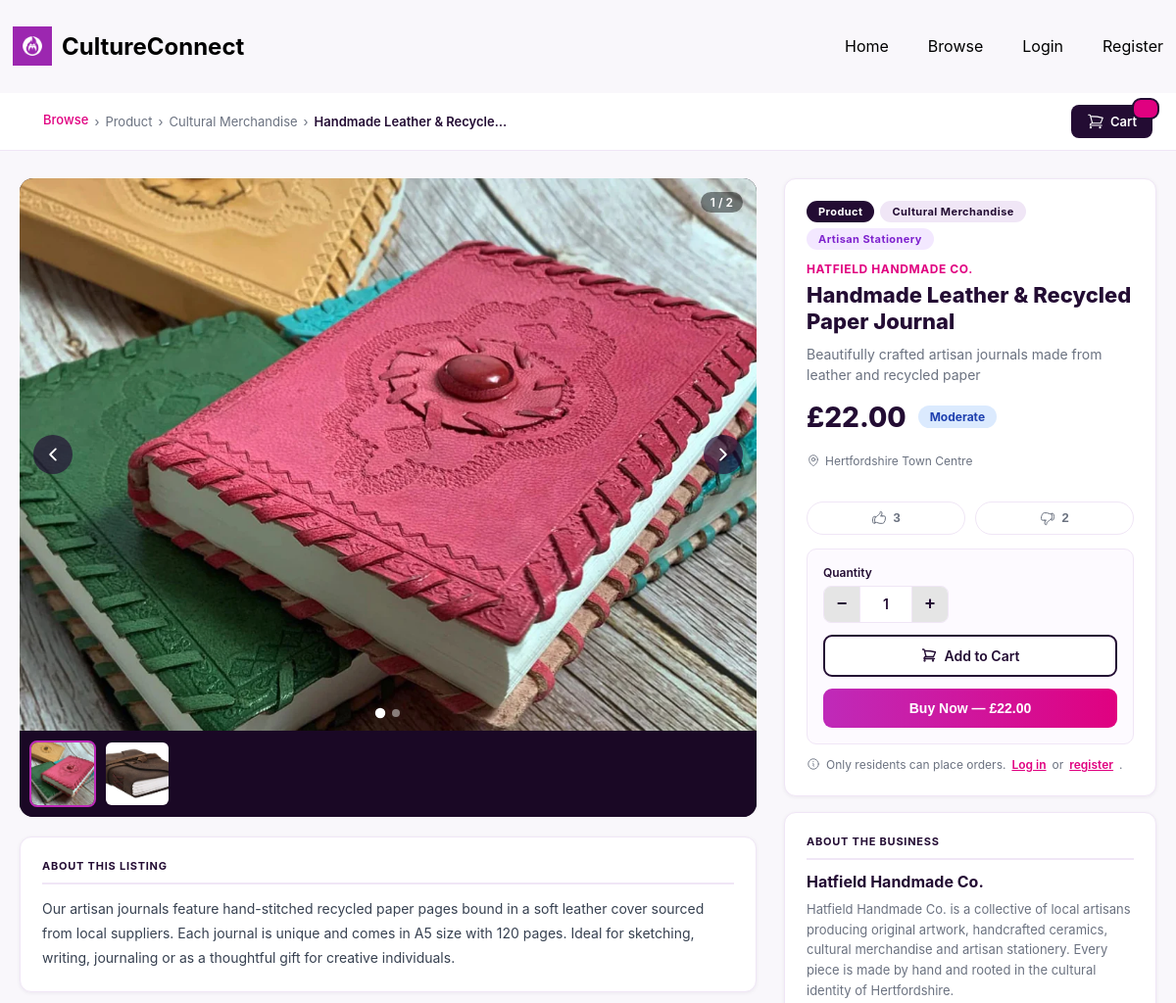
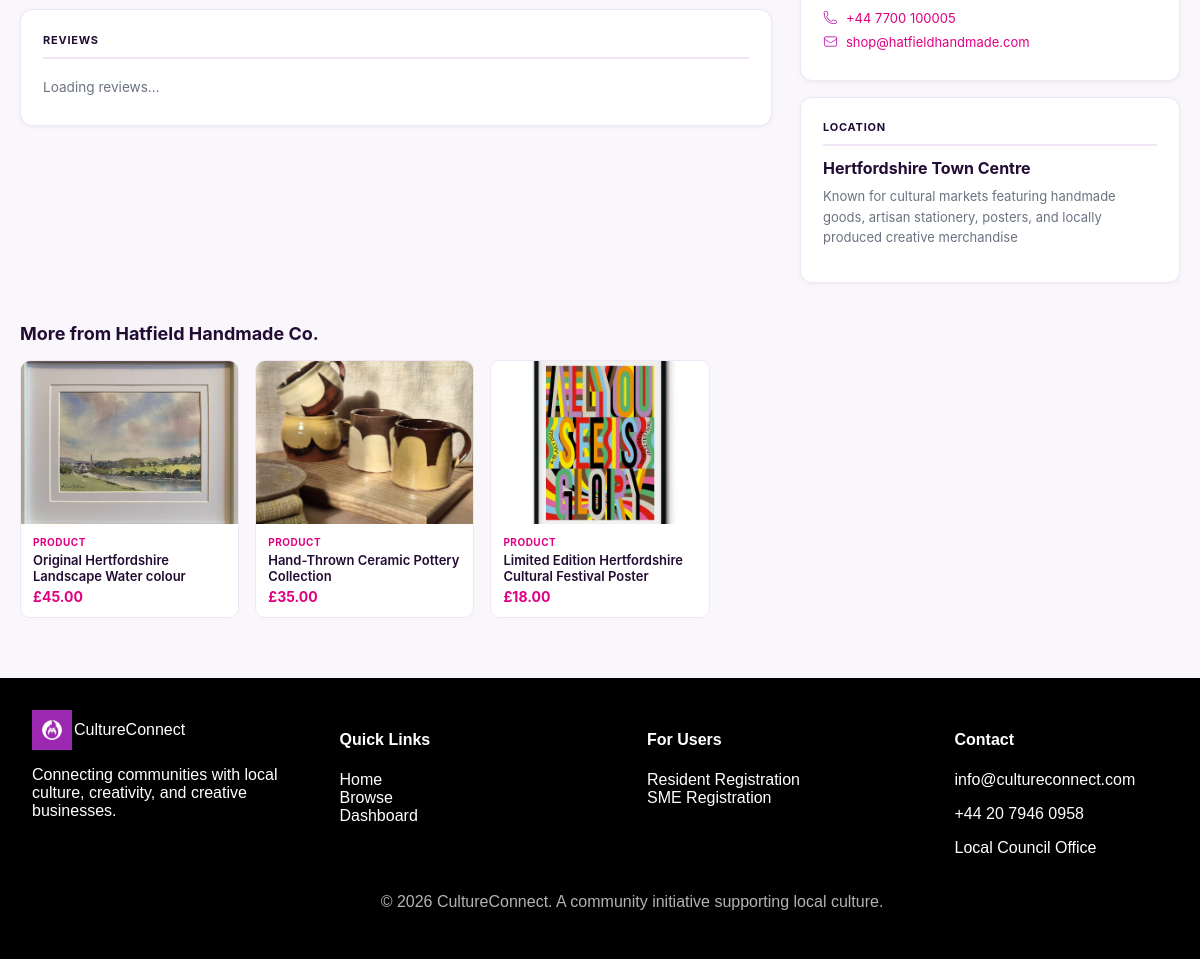
/frontend/pages/listing-detail.php?listing_id=22, run on the app's committed database (2 pictures, top to bottom).
### tables this page shows
CREATE TABLE `listings` (
  `listing_id` int(11) NOT NULL,
  `sme_id` int(11) NOT NULL,
  `title` varchar(150) NOT NULL,
  `caption` varchar(255) NOT NULL,
  `description` text NOT NULL,
  `price` decimal(10,2) NOT NULL,
  `status` enum('active','inactive','pending') DEFAULT 'pending',
  `created_at` timestamp NOT NULL DEFAULT current_timestamp(),
  `updated_at` timestamp NOT NULL DEFAULT current_timestamp() ON UPDATE current_timestamp(),
  `item_id` int(11) NOT NULL,
  `approved_by` int(11) DEFAULT NULL
);

CREATE TABLE `product_service_categories` (
  `category_id` int(11) NOT NULL,
  `category_name` varchar(50) NOT NULL
);

CREATE TABLE `product_service_subcategories` (
  `subcategory_id` int(11) NOT NULL,
  `category_id` int(11) NOT NULL,
  `subcategory_name` varchar(100) NOT NULL
);

CREATE TABLE `product_service` (
  `item_id` int(11) NOT NULL,
  `subcategory_id` int(11) NOT NULL,
  `item_name` varchar(150) NOT NULL,
  `description` text NOT NULL
);

CREATE TABLE `sme_profiles` (
  `sme_id` int(11) NOT NULL,
  `business_name` varchar(150) NOT NULL,
  `approval_status` enum('pending','approved','rejected') NOT NULL,
  `created_at` timestamp NOT NULL DEFAULT current_timestamp(),
  `area_id` int(11) NOT NULL,
  `description` text NOT NULL,
  `phone` varchar(20) NOT NULL,
  `user_id` int(11) NOT NULL,
  `subcategory_id` int(11) NOT NULL
);

CREATE TABLE `areas` (
  `area_id` int(11) NOT NULL,
  `area_name` varchar(100) NOT NULL,
  `description` text NOT NULL,
  `postcode` varchar(20) NOT NULL
);

CREATE TABLE `users` (
  `user_id` int(11) NOT NULL,
  `password_hash` varchar(255) NOT NULL,
  `last_login` timestamp NOT NULL DEFAULT current_timestamp(),
  `account_status` enum('pending','approved','rejected') NOT NULL DEFAULT 'pending',
  `role` varchar(50) NOT NULL,
  `email_address` varchar(100) NOT NULL
);

CREATE TABLE `listing_images` (
  `image_id` int(11) NOT NULL,
  `listing_id` int(11) NOT NULL,
  `image_url` varchar(255) NOT NULL,
  `is_primary` tinyint(1) NOT NULL DEFAULT 0,
  `created_at` timestamp NOT NULL DEFAULT current_timestamp()
);

### frontend/pages/listing-detail.php (the view, shortened to what this page needs)
<?php
require_once '../db_connection.php';
$listing_id = intval($_GET['listing_id'] ?? 0);
$stmt = $conn->prepare("
    SELECT l.listing_id, l.title, l.caption, l.description, l.price, l.status, l.created_at,
           ps.item_name, pss.subcategory_name, pc.category_name,
           sp.business_name, sp.description AS business_description, sp.phone AS business_phone,
           u.email_address AS business_email,
           a.area_name, a.description AS area_description
    FROM listings l
    JOIN product_service ps ON l.item_id  = ps.item_id
    JOIN product_service_subcategories pss ON ps.subcategory_id = pss.subcategory_id
    JOIN product_service_categories pc ON pss.category_id  = pc.category_id
    JOIN sme_profiles sp  ON l.sme_id  = sp.sme_id
    JOIN users u ON sp.user_id = u.user_id
    JOIN areas a  ON sp.area_id = a.area_id
    WHERE l.listing_id = ? AND l.status = 'active' LIMIT 1
");
$stmt->bind_param("i", $listing_id);
$stmt->execute();
$listing = $stmt->get_result()->fetch_assoc();
$img_stmt = $conn->prepare("SELECT image_url FROM listing_images WHERE listing_id = ? ORDER BY is_primary DESC, image_id ASC");
$img_stmt->bind_param("i", $listing_id);
$img_stmt->execute();
$img_result = $img_stmt->get_result();
$images     = [];
while ($img = $img_result->fetch_assoc()) $images[] = $img['image_url'];
$vc_stmt = $conn->prepare("SELECT COALESCE(SUM(vote_type='like'),0) AS likes, COALESCE(SUM(vote_type='dislike'),0) AS dislikes FROM listing_votes WHERE listing_id = ?");
$vc_stmt->bind_param("i", $listing_id);
$vc_stmt->execute();
$vc_result   = $vc_stmt->get_result();
$vote_counts = $vc_result->fetch_assoc();
$user_vote = null;
$rel_stmt = $conn->prepare("
    SELECT l.listing_id, l.title, l.price, pc.category_name, li.image_url AS primary_image
    FROM listings l
    JOIN sme_profiles sp   ON l.sme_id  = sp.sme_id
    JOIN product_service ps    ON l.item_id  = ps.item_id
    JOIN product_service_subcategories pss ON ps.subcategory_id = pss.subcategory_id
    JOIN product_service_categories pc  ON pss.category_id   = pc.category_id
    LEFT JOIN listing_images li    ON l.listing_id      = li.listing_id AND li.is_primary = 1
    WHERE sp.business_name = ? AND l.listing_id != ? AND l.status = 'active'
    LIMIT 3
");
$rel_stmt->bind_param("si", $listing['business_name'], $listing_id);
$rel_stmt->execute();
$rel_result = $rel_stmt->get_result();
$related    = [];
while ($row = $rel_result->fetch_assoc()) $related[] = $row;
function ld_safe(string $val): string { return htmlspecialchars($val, ENT_QUOTES, 'UTF-8'); }
$cart_count  = isset($_SESSION['cart']) ? array_sum(array_column($_SESSION['cart'], 'quantity')) : 0;
$is_resident  = isset($_SESSION['user_role']) && $_SESSION['user_role'] === 'Resident';
$price        = floatval($listing['price']);
$price_tier   = $price <= 20 ? 'Affordable' : ($price <= 50 ? 'Moderate' : 'Premium');
$cat_type     = $listing['category_name'] === 'Product' ? 'Product' : 'Service';
$btn_label    = $cat_type === 'Product' ? 'Buy Now' : 'Book Now';
?>
<!DOCTYPE html>
<html lang="en">
<head>
    <link rel="stylesheet" href="../css/styles.css">
</head>
<body class="ld-page-wrap">
<?php include '../components/header.php'; ?>
<div class="ld-subnav">
    <div class="ld-subnav-inner">
        <nav class="ld-breadcrumb">
            <a href="../pages/browse.php">Browse</a>
            <span> › </span><span><?= ld_safe($listing['category_name']) ?></span>
            <span> › </span><span><?= ld_safe($listing['subcategory_name']) ?></span>
            <span> ›</span><span class="ld-breadcrumb-current"><?= ld_safe($listing['title']) ?></span>
        </nav>
        <a href="../pages/cart.php" class="ld-cart-btn">
            Cart <span class="ld-cart-badge" id="ld-cart-badge"><?= $cart_count > 0 ? $cart_count : '' ?></span>
        </a>
    </div>
</div>
<div class="ld-container">
    <div class="ld-main-grid">
        <div class="ld-left">
            <div class="ld-carousel">
                <?php if (!empty($images)) : ?>
                <div class="ld-carousel-stage" id="ld-stage">
                    <img id="ld-main-img" src="../uploads/listings_images/<?= ld_safe($images[0]) ?>" alt="<?= ld_safe($listing['title']) ?>" class="ld-carousel-img">
                    <?php if (count($images) > 1) : ?>
                    <button class="ld-carousel-arrow ld-carousel-arrow--prev" onclick="ldPrev()">
                        <svg xmlns="http://www.w3.org/2000/svg" fill="none" viewBox="0 0 24 24" stroke-width="2.5" stroke="currentColor" width="18" height="18"><path stroke-linecap="round" stroke-linejoin="round" d="M15.75 19.5 8.25 12l7.5-7.5" /></svg>
                    </button>
                    <button class="ld-carousel-arrow ld-carousel-arrow--next" onclick="ldNext()">
                        <svg xmlns="http://www.w3.org/2000/svg" fill="none" viewBox="0 0 24 24" stroke-width="2.5" stroke="currentColor" width="18" height="18"><path stroke-linecap="round" stroke-linejoin="round" d="m8.25 4.5 7.5 7.5-7.5 7.5" /></svg>
                    </button>
                    <div class="ld-carousel-dots" id="ld-dots"></div>
                    <div class="ld-carousel-counter" id="ld-counter">1 / <?= count($images) ?></div>
                    <?php endif; ?>
                </div>
                <?php if (count($images) > 1) : ?>
                <div class="ld-thumbs">
                    <?php foreach ($images as $i => $img) : ?>
                    <div class="ld-thumb <?= $i === 0 ? 'ld-thumb--active' : '' ?>" id="ld-thumb-<?= $i ?>" onclick="ldGoTo(<?= $i ?>)">
                        <img src="../uploads/listings_images/<?= ld_safe($img) ?>" alt="Image <?= $i + 1 ?>">
                    </div>
                    <?php endforeach; ?>
                </div>
                <?php endif; ?>
                <?php endif; ?>
            </div>
            <div class="ld-info-card" style="margin-top:20px;">
                <p class="ld-section-title">About This Listing</p>
                <p class="ld-description"><?= ld_safe($listing['description']) ?></p>
            </div>
<div class="ld-reviews-section">
    <div class="ld-info-card">
        <p class="ld-section-title">
            Reviews
        </p>
        <div id="ld-reviews-list">
            <div class="ld-reviews-loading">Loading reviews…</div>
        </div>
        </div>
        </div>
        </div>
        <div class="ld-right">
            <div class="ld-info-card">
                <div class="ld-badges">
                    <span class="ld-badge ld-badge--category"><?= ld_safe($listing['category_name']) ?></span>
                    <span class="ld-badge ld-badge--sub"><?= ld_safe($listing['subcategory_name']) ?></span>
                    <span class="ld-badge ld-badge--item"><?= ld_safe($listing['item_name']) ?></span>
                </div>
                <p class="ld-business-label"><?= ld_safe($listing['business_name']) ?></p>
                <h1 class="ld-title"><?= ld_safe($listing['title']) ?></h1>
                <p class="ld-caption"><?= ld_safe($listing['caption']) ?></p>
                <div class="ld-price-row">
                    <span class="ld-price">£<?= number_format($price, 2) ?></span>
                    <span class="ld-price-tier ld-price-tier--<?= strtolower($price_tier) ?>"><?= $price_tier ?></span>
                </div>
                <p class="ld-area-tag">
                    <?= ld_safe($listing['area_name']) ?>
                </p>
                <div class="ld-vote-row">
                    <button class="ld-vote-btn ld-vote-btn--like <?= $user_vote === 'like' ? 'ld-vote-btn--active-like' : '' ?>"
                            id="ld-like-btn" onclick="ldVote('like')">
                        <span id="ld-likes-count"><?= intval($vote_counts['likes']) ?></span>
                    </button>
                    <button class="ld-vote-btn ld-vote-btn--dislike <?= $user_vote === 'dislike' ? 'ld-vote-btn--active-dislike' : '' ?>"
                            id="ld-dislike-btn" onclick="ldVote('dislike')">
                        <span id="ld-dislikes-count"><?= intval($vote_counts['dislikes']) ?></span>
                    </button>
                </div>
                <div class="ld-order-box">
                    <div class="ld-qty-wrap">
                        <label class="ld-qty-label" for="ld-qty">Quantity</label>
                        <div class="ld-qty-controls">
                            <button class="ld-qty-btn" onclick="ldChangeQty(-1)">−</button>
                            <input type="number" id="ld-qty" class="ld-qty-input" value="1" min="1" max="99">
                            <button class="ld-qty-btn" onclick="ldChangeQty(1)">+</button>
                        </div>
                    </div>
                    <button class="ld-add-cart-btn" id="ld-add-cart-btn" onclick="ldAddToCart()">
                        Add to Cart
                    </button>
                    <?php if ($is_resident) : ?>
                    <a href="../pages/cart.php" class="ld-checkout-btn">
                        <?= $btn_label ?> — £<span id="ld-total"><?= number_format($price, 2) ?></span>
                    </a>
                    <?php else : ?>
                    <button class="ld-checkout-btn" onclick="ldShowLoginModal('book')">
                        <?= $btn_label ?> — £<?= number_format($price, 2) ?>
                    </button>
                    <?php endif; ?>
                </div>
                <?php if ($is_resident) : ?>
                <p class="ld-payment-note">
                    <svg xmlns="http://www.w3.org/2000/svg" fill="none" viewBox="0 0 24 24" stroke-width="1.5" stroke="currentColor" width="14" height="14"><path stroke-linecap="round" stroke-linejoin="round" d="m11.25 11.25.041-.02a.75.75 0 0 1 1.063.852l-.708 2.836a.75.75 0 0 0 1.063.853l.041-.021M21 12a9 9 0 1 1-18 0 9 9 0 0 1 18 0Zm-9-3.75h.008v.008H12V8.25Z" /></svg>
                    Payment is confirmed on booking. The business will contact you shortly after your order is placed.
                </p>
                <?php else : ?>
                <p class="ld-payment-note">
                    Only residents can place orders.
                    <a href="../pages/login.php" style="color:#e00180;font-weight:600;">Log in</a> or
                    <a href="../pages/register.php" style="color:#e00180;font-weight:600;">register</a>.
                </p>
                <?php endif; ?>
            </div>
            <div class="ld-info-card">
                <p class="ld-section-title">About the Business</p>
                <p class="ld-business-name-lg"><?= ld_safe($listing['business_name']) ?></p>
                <?php if (!empty($listing['business_description'])) : ?>
                <p class="ld-business-desc"><?= ld_safe($listing['business_description']) ?></p>
                <?php endif; ?>
                <?php if (!empty($listing['business_phone'])) : ?>
                <div class="ld-contact-row">
                    <a href="tel:<?= ld_safe($listing['business_phone']) ?>"><?= ld_safe($listing['business_phone']) ?></a>
                </div>
                <?php endif; ?>
                <?php if (!empty($listing['business_email'])) : ?>
                <div class="ld-contact-row">
                    <a href="mailto:<?= ld_safe($listing['business_email']) ?>"><?= ld_safe($listing['business_email']) ?></a>
                </div>
                <?php endif; ?>
            </div>
            <div class="ld-info-card">
                <p class="ld-section-title">Location</p>
                <p class="ld-business-name-lg"><?= ld_safe($listing['area_name']) ?></p>
                <?php if (!empty($listing['area_description'])) : ?>
                <p class="ld-business-desc"><?= ld_safe($listing['area_description']) ?></p>
                <?php endif; ?>
            </div>
        </div>
    </div>
    <?php if (!empty($related)) : ?>
    <div class="ld-related-section">
        <h2 class="ld-related-title">More from <?= ld_safe($listing['business_name']) ?></h2>
        <div class="ld-related-grid">
            <?php foreach ($related as $r) : ?>
            <a href="listing-detail.php?listing_id=<?= intval($r['listing_id']) ?>" class="ld-related-card">
                <div class="ld-related-img-wrap">
                    <?php if (!empty($r['primary_image'])) : ?>
                    <img src="../uploads/listings_images/<?= ld_safe($r['primary_image']) ?>" alt="<?= ld_safe($r['title']) ?>" onerror="this.parentElement.classList.add('ld-related-img-wrap--broken')">
                    <?php endif; ?>
                </div>
                <div class="ld-related-body">
                    <p class="ld-related-cat"><?= ld_safe($r['category_name']) ?></p>
                    <p class="ld-related-title-text"><?= ld_safe($r['title']) ?></p>
                    <p class="ld-related-price">£<?= number_format(floatval($r['price']), 2) ?></p>
                </div>
            </a>
            <?php endforeach; ?>
        </div>
    </div>
    <?php endif; ?>
</div>
<?php include '../components/footer.php'; ?>
</body>
</html>

### data on the page
listings: product_service_categories.category_name "Product", product_service_subcategories.subcategory_name "Cultural Merchandise", title "Handmade Leather & Recycle…", description "Our artisan journals feature hand-stitched recycled paper pages bound in a soft leather cover sourced from local suppliers. Each journal is unique and comes in A5 size with 120 pages. Ideal for sketching, writing, journaling or as a thoughtful gift for creative individuals.", item.item_name "Artisan Stationery", sme.business_name "HATFIELD HANDMADE CO.", title "Handmade Leather & Recycled Paper Journal", caption "Beautifully crafted artisan journals made from leather and recycled paper", price "22.00", price "Moderate", areas.area_name "Hertfordshire Town Centre", product_service_categories.category_name "Buy Now", sme.business_name "Hatfield Handmade Co.", sme.description "Hatfield Handmade Co. is a collective of local artisans producing original artwork, handcrafted ceramics, cultural merchandise and artisan stationery. Every piece is made by hand and rooted in the cultural identity of Hertfordshire.", sme.phone "+44 7700 100005", users.email_address "shop@hatfieldhandmade.com", areas.description "Known for cultural markets featuring handmade goods, artisan stationery, posters, and locally produced creative merchandise"
listings: listing_images.image_url (picture), product_service_categories.category_name "PRODUCT", title "Original Hertfordshire Landscape Water colour", price "45.00"
listings: listing_images.image_url (picture), product_service_categories.category_name "PRODUCT", title "Hand-Thrown Ceramic Pottery Collection", price "35.00"
listings: listing_images.image_url (picture), product_service_categories.category_name "PRODUCT", title "Limited Edition Hertfordshire Cultural Festival Poster", price "18.00"

### other printed values
count($images) "2"
$vote_counts['likes'] "3"
$vote_counts['dislikes'] "2"
